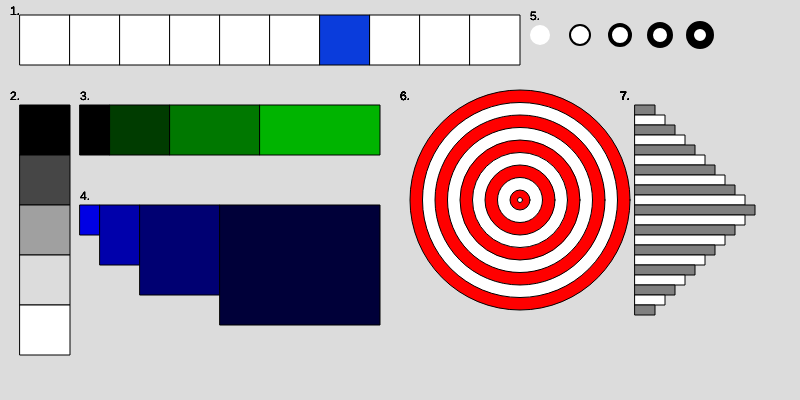
Frame 1 (no input)
Frame 60 (no input): identical to frame 1, image omitted
Frame 120 (the mouse pressed at the canvas centre since frame 60): identical to frame 1, image omitted

The p5.js sketch that drew this single still picture (run headless with seeded random() and noise() and a simulated clock; from frame 60 on, the mouse is pressed at the canvas centre):

// p5.js sketch
// ── sketch.js
//let kleuren = ["red" , "orange" , "green" ];

function setup() {
  createCanvas(800, 400);

}

function draw() {
  background(220); 
  
  // opdracht 1
  for (let i = 0; i < 10; i++) { //i is equal to one, i is smaller than 10
    fill(0);
     text("1.", 10, 15);

    if (i==6) fill(10,60,220); //the blue part
    else fill(255); // the rest being white
    strokeWeight(1);
    rect(20 + 50 * i, 15, 50, 50);
 }

  for (let i = 0; i < 5; i++) { //number 2
    if (i==0)fill(0); 
    if (i==1)fill(70);
    if (i==2)fill(160);
    if (i==3)fill(220);
    if (i==4)fill(255);
   rect(20, 105 + i * 50, 50, 50);
       fill(0);
     text("2.", 10, 100);
  }
  
  let x4 = 80       //Opdracht 3
  let y4 = 30
  for (let i = 0; i < 4; i++) {
    fill(0, i * 60, 0);
    rect(x4, 105, y4, 50);
    x4 += y4;
    y4 += 30; // the += adds to certain things, here i'm adding to the Y position
         fill(0);
     text("3.", 80, 100);
  }

  let x3 = 80 //x position //Opdracht 4
  let y3 = 20 //width
  let h3 = 30 //height
  for (let i = 4; i > 0; i--) {
    fill( 0,0, i * 57);
    rect(x3, 205, y3, h3);
    x3 += y3; //space inbetween
    y3 += y3; // makes it align with the green boxes
    h3 += 30; //it makes it go down
           fill(0);
     text("4.", 80, 200);
  }

 let x2 = 540 //Opdracht 5 
 let y2 = 20
 for (let i = 0; i < 5; i++) {
   fill(255);
   strokeWeight(i * 2);
  circle(x2 + 40 * i, 35, y2);
         fill(0);
     text("5.", 530, 20);
}

let x1 = 520 //Opdracht 6
let y1 = 220
let toggle = true;
 for (let i = 0; i < 10; i++) {
  strokeWeight(1);
  fill(toggle ? "red" : "white") //is toggle true, if yes = red
circle(x1, 200, y1);
y1 -= 25; //I'm making the circles smaller by using -=
toggle = !toggle;  // this toggle function makes it so that it constantly switches colour 
       fill(0);
     text("6.", 400, 100);
}

let x0 = 635
let y0 = 105
let h0 = 20
let toggl = true;
for (let i = 0; i < 21; i++) {
  fill(toggl ? "grey" : "white") //if toggl is true then it turns grey, if not then white
  rect(x0, y0 , h0, 10);
 y0 += 10; //this makes it so that it shows all 21 rect
 toggl = !toggl; //this switches it from grey to white
 if (i < 10 ) { //if i is smaller than 10
   h0 += 10  // Then it grows larger
 } else  { //If i is larger than 10
h0 -= 10  //Then is grows smaller
 }
  
 fill(0);
 text("7.", 620, 100);
}

}
